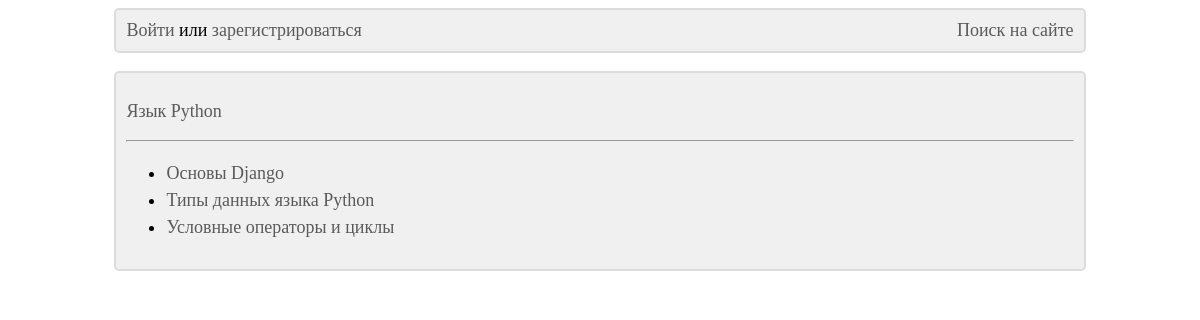
The page /main/4/ on the database as committed earlier.
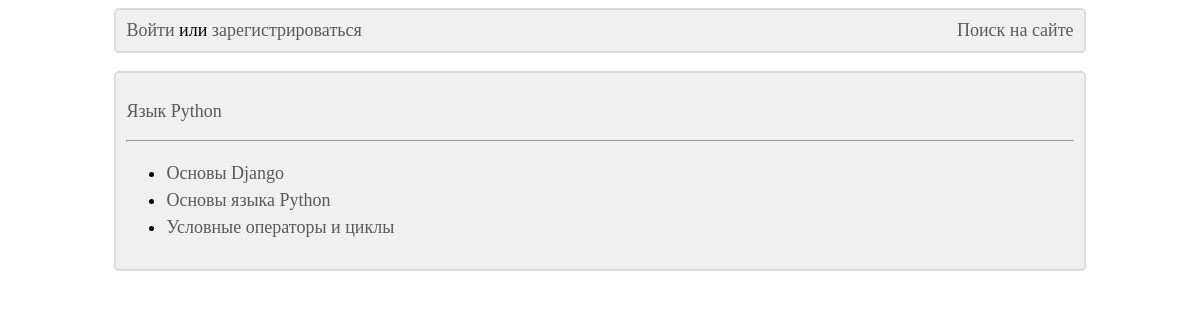
The same page on the database as committed later.
### main/models.py (models this page shows)
class TestGroup(models.Model):
    title = models.CharField(max_length=200, unique=True, null=False, blank=False, verbose_name='Группа тестов')
    def __str__(self):
        return self.title
    class Meta:
        verbose_name = 'Группа тестов'
        verbose_name_plural = 'Группы тестов'
        ordering = ['title']

class Test(models.Model):
    title = models.CharField(max_length=200, unique=True, null=False, blank=False, verbose_name='Название теста')
    test_group = models.ForeignKey(TestGroup, on_delete=models.CASCADE, null=False, blank=False,
                                   verbose_name='Группа тестов')
    def __str__(self):
        return self.title
    class Meta:
        verbose_name = 'Тест'
        verbose_name_plural = 'Тесты'
        ordering = ['title']

### main/views.py (the view)
# urls.py: path('<int:test_group_id>/', test_list, name='test_list'),
def test_list(request, test_group_id):
    selected_group = TestGroup.objects.get(pk=test_group_id)
    tests = Test.objects.filter(test_group=selected_group)
    context = {'tests': tests, 'selected_group': selected_group}
    return render(request, 'main/test_list.html', context)

### main/templates/main/test_list.html
{% extends 'layout/basic.html' %}
{% block content %}
    <div class="basic_block">
        <p>
            <a href="{% url 'main:index' %}" title="К выбору тем">{{ selected_group }}</a>
        </p>
        <hr>
        {% if tests %}
            <ul>
                {% for test in tests %}
                    <li>
                        <a href="{% url 'main:test_page' test_group_id=selected_group.pk test_id=test.pk %}">
                            {{ test }}
                        </a>
                    </li>
                {% endfor %}
            </ul>
        {% else %}
            <div class="block_with_margin">
                Извините, но тестов по данной теме на сайте нет...
            </div>
        {% endif %}
    </div>
{% endblock %}

### main/templates/layout/basic.html (shortened to what this page needs)
{% load static %}
<!DOCTYPE html>
<html lang="ru">
<head>
    <link rel="stylesheet" type="text/css" href="{% static 'main/style.css' %}">
</head>
<body>
{% block header %}
    <div class="basic_block">
        <div id="left_block">
            {% if user.is_authenticated %}
                Добро пожаловать,
                <a href="{% url 'main:account' %}">{{ user.first_name }} {{ user.last_name }}</a>!
            {% else %}
                <a href="{% url 'main:login' %}">Войти</a>
                или
                <a href="{% url 'main:register_user' %}">зарегистрироваться</a>
            {% endif %}
        </div>
        <div id="right_block">
            <a href="{% url 'main:find' %}">Поиск на сайте</a>
        </div>
    </div>
    <br>
{% endblock %}
{% block content %}
{% endblock %}
</body>
</html>

### main/static/main/style.css (style rules this page uses)
.basic_block { font-size: large; background-color: RGB(240, 240, 240); border: 2px solid RGB(220, 220, 220); border-radius: 5px; padding: 10px; margin-left: auto; margin-right: auto; width: 80%; overflow: hidden; }
div#left_block { float: left; }
div#right_block { float: right; }
a { color: RGB(90, 90, 90); text-decoration: none; }
li { padding-top: 3px; padding-bottom: 3px;; }

Rows that differ between the two databases and show on the page:
changed Test: title "Типы данных языка Python" → "Основы языка Python"
